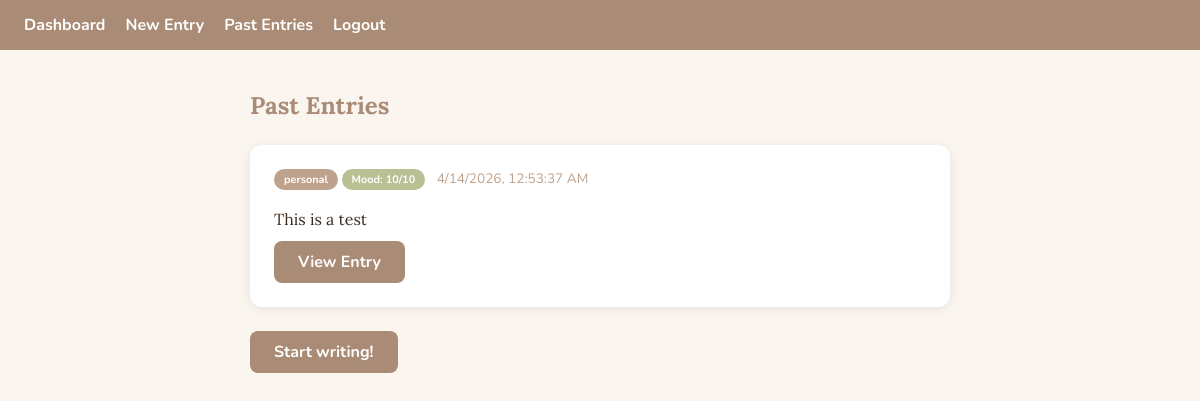
Screenshot of /entries (signed in) with the database file from the repository.
### app.py (models this page shows)
class Entry(db.Model):
                id = db.Column(db.Integer, primary_key=True)
                content = db.Column(db.Text, nullable=False)
                tags = db.Column(db.Text, nullable=True , default="")
                mode = db.Column(db.String(10), default="Personal")
                ai = db.Column(db.Text, nullable=True)
                mood = db.Column(db.Integer, nullable=True)
                created_at = db.Column(db.DateTime, default=datetime.utcnow)
                user_id = db.Column(db.Integer, db.ForeignKey('user.id'), nullable=False)

### app.py (the view)
@app.route('/entries')
@login_required
def entries():
       entries = Entry.query.filter_by(user_id=current_user.id).all()
       return render_template('entries.html', entries=entries)

### app.py (called while the page is built)
@login_manager.user_loader
def load_user(user_id):
    return User.query.get(int(user_id))

### templates/entries.html (shortened to what this page needs)
{% extends 'base.html' %}
{% block content %}
<h2>Past Entries</h2>
{% for entry in entries %}
<div class="entry-card">
    <div class="entry-meta">
        <span class="mode-badge">{{ entry.mode }}</span>
        <span class="mood-badge">Mood: {{ entry.mood }}/10</span>
        <span data-timestamp="{{ entry.created_at.strftime('%Y-%m-%dT%H:%M:%SZ') }}" class="local-time">{{
            entry.created_at.strftime('%B %d, %Y') }}</span>
    </div>
    <p class="entry-preview">{{ entry.content[:100] }}{% if entry.content|length > 100 %}...{% endif %}</p>
    <a href="{{ url_for('entry', id=entry.id) }}" class="btn">View Entry</a>
</div>
{% else %}
<p>No entries yet.</p>
{% endfor %}
<p><a href="{{ url_for('new_entry') }}" class="btn">Start writing!</a></p>
{% endblock %}

### static/style.css (style rules this page uses)
:root { --brown-dark: #A98B76; --brown-mid: #BFA28C; --cream: #F3E4C9; --sage: #BABF94; --text: #3d2b1f; --bg: #faf6ef; --white: #ffffff; }
body { background-color: var(--bg); color: var(--text); font-family: 'Lora', serif; margin: 0; padding: 0; }
h1, h2 { font-family: 'Lora', serif; color: var(--brown-dark); }
.entry-card { background-color: var(--white); border-radius: 12px; padding: 24px; box-shadow: 0 2px 12px rgba(0, 0, 0, 0.08); margin: 24px 0; }
.entry-card p { margin: 8px 0; line-height: 1.7; }
.btn { display: inline-block; background-color: var(--brown-dark); color: var(--white); padding: 10px 24px; border-radius: 8px; text-decoration: none; font-family: 'Nunito', sans-serif; font-weight: 700; }
.entry-meta { font-family: 'Nunito', sans-serif; font-size: 0.85em; color: var(--brown-mid); margin-bottom: 16px; }
.mood-badge { display: inline-block; background-color: var(--sage); color: var(--white); padding: 3px 10px; border-radius: 20px; font-family: 'Nunito', sans-serif; font-size: 0.8em; font-weight: 700; margin-right: 8px; }
.mode-badge { display: inline-block; background-color: var(--brown-mid); color: var(--white); padding: 3px 10px; border-radius: 20px; font-family: 'Nunito', sans-serif; font-size: 0.8em; font-weight: 700; }

### rows the page displays
Entry: mode "personal", mood "10", content "This is a test"
